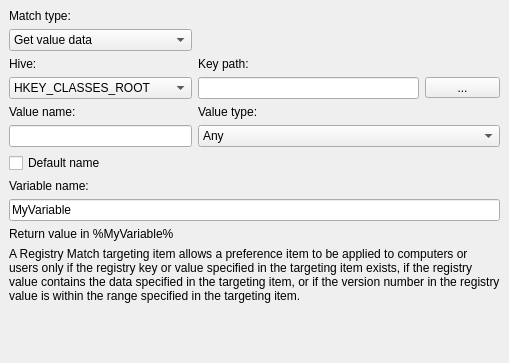
<?xml version="1.0" encoding="UTF-8"?>
<ui version="4.0">
 <class>RegistryMatchWidget</class>
 <widget class="QWidget" name="RegistryMatchWidget">
  <property name="geometry">
   <rect>
    <x>0</x>
    <y>0</y>
    <width>509</width>
    <height>363</height>
   </rect>
  </property>
  <property name="sizePolicy">
   <sizepolicy hsizetype="MinimumExpanding" vsizetype="Preferred">
    <horstretch>0</horstretch>
    <verstretch>0</verstretch>
   </sizepolicy>
  </property>
  <property name="minimumSize">
   <size>
    <width>509</width>
    <height>360</height>
   </size>
  </property>
  <property name="windowTitle">
   <string>Form</string>
  </property>
  <layout class="QGridLayout" name="gridLayout_2">
   <property name="leftMargin">
    <number>0</number>
   </property>
   <property name="topMargin">
    <number>0</number>
   </property>
   <property name="rightMargin">
    <number>0</number>
   </property>
   <property name="bottomMargin">
    <number>0</number>
   </property>
   <item row="0" column="0">
    <widget class="QStackedWidget" name="stackedWidget">
     <property name="minimumSize">
      <size>
       <width>500</width>
       <height>200</height>
      </size>
     </property>
     <property name="currentIndex">
      <number>3</number>
     </property>
     <widget class="QWidget" name="page_1">
      <layout class="QGridLayout" name="gridLayout_3">
       <item row="0" column="0">
        <widget class="QLabel" name="matchLabel_1">
         <property name="sizePolicy">
          <sizepolicy hsizetype="Maximum" vsizetype="Preferred">
           <horstretch>0</horstretch>
           <verstretch>0</verstretch>
          </sizepolicy>
         </property>
         <property name="text">
          <string>Match type:</string>
         </property>
         <property name="buddy">
          <cstring>matchComboBox_2</cstring>
         </property>
        </widget>
       </item>
       <item row="1" column="0">
        <widget class="QComboBox" name="matchComboBox_1">
         <property name="sizePolicy">
          <sizepolicy hsizetype="Fixed" vsizetype="Fixed">
           <horstretch>0</horstretch>
           <verstretch>0</verstretch>
          </sizepolicy>
         </property>
         <property name="minimumSize">
          <size>
           <width>200</width>
           <height>0</height>
          </size>
         </property>
         <property name="currentIndex">
          <number>0</number>
         </property>
         <item>
          <property name="text">
           <string>Key exists</string>
          </property>
         </item>
         <item>
          <property name="text">
           <string>Value exists</string>
          </property>
         </item>
         <item>
          <property name="text">
           <string>Match value data</string>
          </property>
         </item>
         <item>
          <property name="text">
           <string>Get value data</string>
          </property>
         </item>
        </widget>
       </item>
       <item row="2" column="0">
        <widget class="QLabel" name="hiveLabel_1">
         <property name="text">
          <string>Hive:</string>
         </property>
         <property name="buddy">
          <cstring>hiveComboBox_1</cstring>
         </property>
        </widget>
       </item>
       <item row="2" column="1">
        <widget class="QLabel" name="pathLabel_1">
         <property name="text">
          <string>Key path:</string>
         </property>
         <property name="buddy">
          <cstring>pathToolButton_1</cstring>
         </property>
        </widget>
       </item>
       <item row="3" column="0">
        <widget class="QComboBox" name="hiveComboBox_1">
         <property name="minimumSize">
          <size>
           <width>200</width>
           <height>0</height>
          </size>
         </property>
         <item>
          <property name="text">
           <string>HKEY_CLASSES_ROOT</string>
          </property>
         </item>
         <item>
          <property name="text">
           <string>HKEY_CURRENT_USER</string>
          </property>
         </item>
         <item>
          <property name="text">
           <string>HKEY_LOCAL_MACHINE</string>
          </property>
         </item>
         <item>
          <property name="text">
           <string>HKEY_USERS</string>
          </property>
         </item>
         <item>
          <property name="text">
           <string>HKEY_CURRENT_CONFIG</string>
          </property>
         </item>
        </widget>
       </item>
       <item row="3" column="1">
        <widget class="QLineEdit" name="pathLineEdit_1">
         <property name="sizePolicy">
          <sizepolicy hsizetype="Preferred" vsizetype="Fixed">
           <horstretch>0</horstretch>
           <verstretch>0</verstretch>
          </sizepolicy>
         </property>
         <property name="minimumSize">
          <size>
           <width>50</width>
           <height>0</height>
          </size>
         </property>
         <property name="maximumSize">
          <size>
           <width>16777215</width>
           <height>16777215</height>
          </size>
         </property>
         <property name="focusPolicy">
          <enum>Qt::NoFocus</enum>
         </property>
        </widget>
       </item>
       <item row="3" column="2">
        <widget class="QToolButton" name="pathToolButton_1">
         <property name="minimumSize">
          <size>
           <width>75</width>
           <height>0</height>
          </size>
         </property>
         <property name="text">
          <string>...</string>
         </property>
        </widget>
       </item>
       <item row="4" column="0" colspan="3">
        <widget class="QLabel" name="label_1">
         <property name="text">
          <string>A Registry Match targeting item allows a preference item to be applied to computers or users only if the registry key or value specified in the targeting item exists, if the registry value contains the data specified in the targeting item, or if the version number in the registry value is within the range specified in the targeting item.</string>
         </property>
         <property name="wordWrap">
          <bool>true</bool>
         </property>
        </widget>
       </item>
       <item row="5" column="0" colspan="3">
        <spacer name="verticalSpacer_1">
         <property name="orientation">
          <enum>Qt::Vertical</enum>
         </property>
         <property name="sizeHint" stdset="0">
          <size>
           <width>552</width>
           <height>218</height>
          </size>
         </property>
        </spacer>
       </item>
      </layout>
     </widget>
     <widget class="QWidget" name="page_2">
      <layout class="QGridLayout" name="gridLayout">
       <item row="8" column="0" colspan="3">
        <spacer name="verticalSpacer_2">
         <property name="orientation">
          <enum>Qt::Vertical</enum>
         </property>
         <property name="sizeHint" stdset="0">
          <size>
           <width>558</width>
           <height>137</height>
          </size>
         </property>
        </spacer>
       </item>
       <item row="4" column="1">
        <widget class="QLabel" name="valTypeLabel_2">
         <property name="text">
          <string>Value type:</string>
         </property>
         <property name="buddy">
          <cstring>valTypeComboBox_2</cstring>
         </property>
        </widget>
       </item>
       <item row="5" column="1" colspan="2">
        <widget class="QComboBox" name="valTypeComboBox_2">
         <item>
          <property name="text">
           <string>Any</string>
          </property>
         </item>
         <item>
          <property name="text">
           <string>REG_SZ</string>
          </property>
         </item>
         <item>
          <property name="text">
           <string>REG_EXPAND_SZ</string>
          </property>
         </item>
         <item>
          <property name="text">
           <string>REG_MULTI_SZ</string>
          </property>
         </item>
         <item>
          <property name="text">
           <string>REG_DWORD</string>
          </property>
         </item>
         <item>
          <property name="text">
           <string>REG_BINARY</string>
          </property>
         </item>
        </widget>
       </item>
       <item row="3" column="2">
        <widget class="QToolButton" name="pathToolButton_2">
         <property name="minimumSize">
          <size>
           <width>75</width>
           <height>0</height>
          </size>
         </property>
         <property name="text">
          <string>...</string>
         </property>
        </widget>
       </item>
       <item row="7" column="0" colspan="3">
        <widget class="QLabel" name="label_2">
         <property name="text">
          <string>A Registry Match targeting item allows a preference item to be applied to computers or users only if the registry key or value specified in the targeting item exists, if the registry value contains the data specified in the targeting item, or if the version number in the registry value is within the range specified in the targeting item.</string>
         </property>
         <property name="wordWrap">
          <bool>true</bool>
         </property>
        </widget>
       </item>
       <item row="2" column="0">
        <widget class="QLabel" name="hiveLabel_2">
         <property name="text">
          <string>Hive:</string>
         </property>
         <property name="buddy">
          <cstring>hiveComboBox_2</cstring>
         </property>
        </widget>
       </item>
       <item row="0" column="0">
        <widget class="QLabel" name="matchLabel_2">
         <property name="sizePolicy">
          <sizepolicy hsizetype="Maximum" vsizetype="Preferred">
           <horstretch>0</horstretch>
           <verstretch>0</verstretch>
          </sizepolicy>
         </property>
         <property name="text">
          <string>Match type:</string>
         </property>
         <property name="buddy">
          <cstring>matchComboBox_2</cstring>
         </property>
        </widget>
       </item>
       <item row="1" column="0">
        <widget class="QComboBox" name="matchComboBox_2">
         <property name="sizePolicy">
          <sizepolicy hsizetype="Fixed" vsizetype="Fixed">
           <horstretch>0</horstretch>
           <verstretch>0</verstretch>
          </sizepolicy>
         </property>
         <property name="minimumSize">
          <size>
           <width>200</width>
           <height>0</height>
          </size>
         </property>
         <property name="currentIndex">
          <number>1</number>
         </property>
         <item>
          <property name="text">
           <string>Key exists</string>
          </property>
         </item>
         <item>
          <property name="text">
           <string>Value exists</string>
          </property>
         </item>
         <item>
          <property name="text">
           <string>Match value data</string>
          </property>
         </item>
         <item>
          <property name="text">
           <string>Get value data</string>
          </property>
         </item>
        </widget>
       </item>
       <item row="2" column="1">
        <widget class="QLabel" name="pathLabel_2">
         <property name="text">
          <string>Key path:</string>
         </property>
         <property name="buddy">
          <cstring>pathToolButton_2</cstring>
         </property>
        </widget>
       </item>
       <item row="3" column="1">
        <widget class="QLineEdit" name="pathLineEdit_2">
         <property name="sizePolicy">
          <sizepolicy hsizetype="Preferred" vsizetype="Fixed">
           <horstretch>0</horstretch>
           <verstretch>0</verstretch>
          </sizepolicy>
         </property>
         <property name="minimumSize">
          <size>
           <width>50</width>
           <height>0</height>
          </size>
         </property>
         <property name="maximumSize">
          <size>
           <width>16777215</width>
           <height>16777215</height>
          </size>
         </property>
         <property name="focusPolicy">
          <enum>Qt::NoFocus</enum>
         </property>
        </widget>
       </item>
       <item row="4" column="0">
        <widget class="QLabel" name="valNameLabel_2">
         <property name="text">
          <string>Value name:</string>
         </property>
         <property name="buddy">
          <cstring>valNameLineEdit_2</cstring>
         </property>
        </widget>
       </item>
       <item row="5" column="0">
        <widget class="QLineEdit" name="valNameLineEdit_2">
         <property name="sizePolicy">
          <sizepolicy hsizetype="Fixed" vsizetype="Fixed">
           <horstretch>0</horstretch>
           <verstretch>0</verstretch>
          </sizepolicy>
         </property>
         <property name="minimumSize">
          <size>
           <width>200</width>
           <height>0</height>
          </size>
         </property>
        </widget>
       </item>
       <item row="3" column="0">
        <widget class="QComboBox" name="hiveComboBox_2">
         <property name="sizePolicy">
          <sizepolicy hsizetype="Fixed" vsizetype="Fixed">
           <horstretch>0</horstretch>
           <verstretch>0</verstretch>
          </sizepolicy>
         </property>
         <property name="minimumSize">
          <size>
           <width>200</width>
           <height>0</height>
          </size>
         </property>
         <item>
          <property name="text">
           <string>HKEY_CLASSES_ROOT</string>
          </property>
         </item>
         <item>
          <property name="text">
           <string>HKEY_CURRENT_USER</string>
          </property>
         </item>
         <item>
          <property name="text">
           <string>HKEY_LOCAL_MACHINE</string>
          </property>
         </item>
         <item>
          <property name="text">
           <string>HKEY_USERS</string>
          </property>
         </item>
         <item>
          <property name="text">
           <string>HKEY_CURRENT_CONFIG</string>
          </property>
         </item>
        </widget>
       </item>
       <item row="6" column="0">
        <widget class="QCheckBox" name="defaultCheckBox_2">
         <property name="text">
          <string>Default name</string>
         </property>
        </widget>
       </item>
      </layout>
     </widget>
     <widget class="QWidget" name="page_3">
      <layout class="QGridLayout" name="gridLayout_4">
       <item row="4" column="0">
        <widget class="QLabel" name="valNameLabel_3">
         <property name="text">
          <string>Value name:</string>
         </property>
         <property name="buddy">
          <cstring>valNameLineEdit_3</cstring>
         </property>
        </widget>
       </item>
       <item row="5" column="0" colspan="2">
        <widget class="QLineEdit" name="valNameLineEdit_3">
         <property name="sizePolicy">
          <sizepolicy hsizetype="Preferred" vsizetype="Fixed">
           <horstretch>0</horstretch>
           <verstretch>0</verstretch>
          </sizepolicy>
         </property>
         <property name="minimumSize">
          <size>
           <width>75</width>
           <height>0</height>
          </size>
         </property>
        </widget>
       </item>
       <item row="2" column="2">
        <widget class="QLabel" name="pathLabel_3">
         <property name="text">
          <string>Key path:</string>
         </property>
         <property name="buddy">
          <cstring>pathLineEdit_3</cstring>
         </property>
        </widget>
       </item>
       <item row="2" column="0">
        <widget class="QLabel" name="hiveLabel_3">
         <property name="text">
          <string>Hive:</string>
         </property>
         <property name="buddy">
          <cstring>hiveComboBox_3</cstring>
         </property>
        </widget>
       </item>
       <item row="3" column="2" colspan="2">
        <widget class="QLineEdit" name="pathLineEdit_3">
         <property name="sizePolicy">
          <sizepolicy hsizetype="Preferred" vsizetype="Fixed">
           <horstretch>0</horstretch>
           <verstretch>0</verstretch>
          </sizepolicy>
         </property>
         <property name="minimumSize">
          <size>
           <width>75</width>
           <height>0</height>
          </size>
         </property>
         <property name="maximumSize">
          <size>
           <width>16777215</width>
           <height>16777215</height>
          </size>
         </property>
         <property name="focusPolicy">
          <enum>Qt::StrongFocus</enum>
         </property>
        </widget>
       </item>
       <item row="5" column="2" colspan="3">
        <widget class="QComboBox" name="valTypeComboBox_3">
         <item>
          <property name="text">
           <string>Any</string>
          </property>
         </item>
         <item>
          <property name="text">
           <string>REG_SZ</string>
          </property>
         </item>
         <item>
          <property name="text">
           <string>REG_EXPAND_SZ</string>
          </property>
         </item>
         <item>
          <property name="text">
           <string>REG_MULTI_SZ</string>
          </property>
         </item>
         <item>
          <property name="text">
           <string>REG_DWORD</string>
          </property>
         </item>
         <item>
          <property name="text">
           <string>REG_BINARY</string>
          </property>
         </item>
        </widget>
       </item>
       <item row="3" column="4">
        <widget class="QToolButton" name="pathToolButton_3">
         <property name="sizePolicy">
          <sizepolicy hsizetype="Preferred" vsizetype="Fixed">
           <horstretch>0</horstretch>
           <verstretch>0</verstretch>
          </sizepolicy>
         </property>
         <property name="minimumSize">
          <size>
           <width>25</width>
           <height>0</height>
          </size>
         </property>
         <property name="maximumSize">
          <size>
           <width>75</width>
           <height>16777215</height>
          </size>
         </property>
         <property name="text">
          <string>...</string>
         </property>
        </widget>
       </item>
       <item row="4" column="2">
        <widget class="QLabel" name="valTypeLabel_3">
         <property name="text">
          <string>Value type:</string>
         </property>
         <property name="buddy">
          <cstring>valTypeComboBox_3</cstring>
         </property>
        </widget>
       </item>
       <item row="1" column="0" colspan="2">
        <widget class="QComboBox" name="matchComboBox_3">
         <property name="sizePolicy">
          <sizepolicy hsizetype="Preferred" vsizetype="Fixed">
           <horstretch>0</horstretch>
           <verstretch>0</verstretch>
          </sizepolicy>
         </property>
         <property name="minimumSize">
          <size>
           <width>75</width>
           <height>0</height>
          </size>
         </property>
         <property name="currentIndex">
          <number>2</number>
         </property>
         <item>
          <property name="text">
           <string>Key exists</string>
          </property>
         </item>
         <item>
          <property name="text">
           <string>Value exists</string>
          </property>
         </item>
         <item>
          <property name="text">
           <string>Match value data</string>
          </property>
         </item>
         <item>
          <property name="text">
           <string>Get value data</string>
          </property>
         </item>
        </widget>
       </item>
       <item row="3" column="0" colspan="2">
        <widget class="QComboBox" name="hiveComboBox_3">
         <property name="sizePolicy">
          <sizepolicy hsizetype="Preferred" vsizetype="Fixed">
           <horstretch>0</horstretch>
           <verstretch>0</verstretch>
          </sizepolicy>
         </property>
         <property name="minimumSize">
          <size>
           <width>75</width>
           <height>0</height>
          </size>
         </property>
         <item>
          <property name="text">
           <string>HKEY_CLASSES_ROOT</string>
          </property>
         </item>
         <item>
          <property name="text">
           <string>HKEY_CURRENT_USER</string>
          </property>
         </item>
         <item>
          <property name="text">
           <string>HKEY_LOCAL_MACHINE</string>
          </property>
         </item>
         <item>
          <property name="text">
           <string>HKEY_USERS</string>
          </property>
         </item>
         <item>
          <property name="text">
           <string>HKEY_CURRENT_CONFIG</string>
          </property>
         </item>
        </widget>
       </item>
       <item row="7" column="0">
        <widget class="QLabel" name="valDataLabel_3">
         <property name="text">
          <string>Value data:</string>
         </property>
         <property name="buddy">
          <cstring>valDataLineEdit_3</cstring>
         </property>
        </widget>
       </item>
       <item row="9" column="0" colspan="5">
        <widget class="QLabel" name="label_3">
         <property name="text">
          <string>A Registry Match targeting item allows a preference item to be applied to computers or users only if the registry key or value specified in the targeting item exists, if the registry value contains the data specified in the targeting item, or if the version number in the registry value is within the range specified in the targeting item.</string>
         </property>
         <property name="wordWrap">
          <bool>true</bool>
         </property>
        </widget>
       </item>
       <item row="10" column="0" colspan="5">
        <spacer name="verticalSpacer_3">
         <property name="orientation">
          <enum>Qt::Vertical</enum>
         </property>
         <property name="sizeHint" stdset="0">
          <size>
           <width>487</width>
           <height>26</height>
          </size>
         </property>
        </spacer>
       </item>
       <item row="0" column="0">
        <widget class="QLabel" name="matchLabel_3">
         <property name="sizePolicy">
          <sizepolicy hsizetype="Maximum" vsizetype="Preferred">
           <horstretch>0</horstretch>
           <verstretch>0</verstretch>
          </sizepolicy>
         </property>
         <property name="text">
          <string>Match type:</string>
         </property>
         <property name="buddy">
          <cstring>matchComboBox_2</cstring>
         </property>
        </widget>
       </item>
       <item row="0" column="2" colspan="3">
        <widget class="QLabel" name="dataMatchLabel_3">
         <property name="text">
          <string>Value data match type:</string>
         </property>
         <property name="buddy">
          <cstring>dataMatchComboBox_3</cstring>
         </property>
        </widget>
       </item>
       <item row="6" column="0" colspan="2">
        <widget class="QCheckBox" name="defaultCheckBox_3">
         <property name="text">
          <string>Default name</string>
         </property>
        </widget>
       </item>
       <item row="1" column="2" colspan="3">
        <widget class="QComboBox" name="dataMatchComboBox_3">
         <property name="minimumSize">
          <size>
           <width>75</width>
           <height>0</height>
          </size>
         </property>
         <item>
          <property name="text">
           <string>Any</string>
          </property>
         </item>
         <item>
          <property name="text">
           <string>Substring match</string>
          </property>
         </item>
         <item>
          <property name="text">
           <string>Version match</string>
          </property>
         </item>
        </widget>
       </item>
       <item row="8" column="0" colspan="5">
        <widget class="QLineEdit" name="valDataLineEdit_3"/>
       </item>
      </layout>
     </widget>
     <widget class="QWidget" name="page_4">
      <layout class="QGridLayout" name="gridLayout_5">
       <item row="4" column="0">
        <widget class="QLabel" name="valNameLabel_4">
         <property name="text">
          <string>Value name:</string>
         </property>
         <property name="buddy">
          <cstring>valNameLineEdit_4</cstring>
         </property>
        </widget>
       </item>
       <item row="7" column="0">
        <widget class="QLabel" name="varNameLabel_4">
         <property name="text">
          <string>Variable name:</string>
         </property>
         <property name="buddy">
          <cstring>varNameLineEdit_4</cstring>
         </property>
        </widget>
       </item>
       <item row="8" column="0" colspan="3">
        <widget class="QLineEdit" name="varNameLineEdit_4">
         <property name="text">
          <string>MyVariable</string>
         </property>
        </widget>
       </item>
       <item row="3" column="0">
        <widget class="QComboBox" name="hiveComboBox_4">
         <property name="sizePolicy">
          <sizepolicy hsizetype="Preferred" vsizetype="Fixed">
           <horstretch>0</horstretch>
           <verstretch>0</verstretch>
          </sizepolicy>
         </property>
         <property name="minimumSize">
          <size>
           <width>75</width>
           <height>0</height>
          </size>
         </property>
         <item>
          <property name="text">
           <string>HKEY_CLASSES_ROOT</string>
          </property>
         </item>
         <item>
          <property name="text">
           <string>HKEY_CURRENT_USER</string>
          </property>
         </item>
         <item>
          <property name="text">
           <string>HKEY_LOCAL_MACHINE</string>
          </property>
         </item>
         <item>
          <property name="text">
           <string>HKEY_USERS</string>
          </property>
         </item>
         <item>
          <property name="text">
           <string>HKEY_CURRENT_CONFIG</string>
          </property>
         </item>
        </widget>
       </item>
       <item row="1" column="0">
        <widget class="QComboBox" name="matchComboBox_4">
         <property name="sizePolicy">
          <sizepolicy hsizetype="Preferred" vsizetype="Fixed">
           <horstretch>0</horstretch>
           <verstretch>0</verstretch>
          </sizepolicy>
         </property>
         <property name="minimumSize">
          <size>
           <width>75</width>
           <height>0</height>
          </size>
         </property>
         <property name="currentIndex">
          <number>3</number>
         </property>
         <item>
          <property name="text">
           <string>Key exists</string>
          </property>
         </item>
         <item>
          <property name="text">
           <string>Value exists</string>
          </property>
         </item>
         <item>
          <property name="text">
           <string>Match value data</string>
          </property>
         </item>
         <item>
          <property name="text">
           <string>Get value data</string>
          </property>
         </item>
        </widget>
       </item>
       <item row="2" column="1">
        <widget class="QLabel" name="pathLabel_4">
         <property name="text">
          <string>Key path:</string>
         </property>
         <property name="buddy">
          <cstring>pathLineEdit_4</cstring>
         </property>
        </widget>
       </item>
       <item row="3" column="1">
        <widget class="QLineEdit" name="pathLineEdit_4">
         <property name="sizePolicy">
          <sizepolicy hsizetype="Preferred" vsizetype="Fixed">
           <horstretch>0</horstretch>
           <verstretch>0</verstretch>
          </sizepolicy>
         </property>
         <property name="minimumSize">
          <size>
           <width>75</width>
           <height>0</height>
          </size>
         </property>
         <property name="maximumSize">
          <size>
           <width>16777215</width>
           <height>16777215</height>
          </size>
         </property>
         <property name="focusPolicy">
          <enum>Qt::StrongFocus</enum>
         </property>
        </widget>
       </item>
       <item row="4" column="1">
        <widget class="QLabel" name="valTypeLabel_4">
         <property name="text">
          <string>Value type:</string>
         </property>
         <property name="buddy">
          <cstring>valTypeComboBox_4</cstring>
         </property>
        </widget>
       </item>
       <item row="11" column="0" colspan="3">
        <spacer name="verticalSpacer_4">
         <property name="orientation">
          <enum>Qt::Vertical</enum>
         </property>
         <property name="sizeHint" stdset="0">
          <size>
           <width>487</width>
           <height>3</height>
          </size>
         </property>
        </spacer>
       </item>
       <item row="5" column="0">
        <widget class="QLineEdit" name="valNameLineEdit_4">
         <property name="sizePolicy">
          <sizepolicy hsizetype="Preferred" vsizetype="Fixed">
           <horstretch>0</horstretch>
           <verstretch>0</verstretch>
          </sizepolicy>
         </property>
         <property name="minimumSize">
          <size>
           <width>75</width>
           <height>0</height>
          </size>
         </property>
        </widget>
       </item>
       <item row="0" column="0">
        <widget class="QLabel" name="matchLabel_4">
         <property name="sizePolicy">
          <sizepolicy hsizetype="Maximum" vsizetype="Preferred">
           <horstretch>0</horstretch>
           <verstretch>0</verstretch>
          </sizepolicy>
         </property>
         <property name="text">
          <string>Match type:</string>
         </property>
         <property name="buddy">
          <cstring>matchComboBox_2</cstring>
         </property>
        </widget>
       </item>
       <item row="6" column="0">
        <widget class="QCheckBox" name="defaultCheckBox_4">
         <property name="text">
          <string>Default name</string>
         </property>
        </widget>
       </item>
       <item row="3" column="2">
        <widget class="QToolButton" name="pathToolButton_4">
         <property name="sizePolicy">
          <sizepolicy hsizetype="Preferred" vsizetype="Fixed">
           <horstretch>0</horstretch>
           <verstretch>0</verstretch>
          </sizepolicy>
         </property>
         <property name="minimumSize">
          <size>
           <width>25</width>
           <height>0</height>
          </size>
         </property>
         <property name="maximumSize">
          <size>
           <width>75</width>
           <height>16777215</height>
          </size>
         </property>
         <property name="text">
          <string>...</string>
         </property>
        </widget>
       </item>
       <item row="10" column="0" colspan="3">
        <widget class="QLabel" name="label_4">
         <property name="text">
          <string>A Registry Match targeting item allows a preference item to be applied to computers or users only if the registry key or value specified in the targeting item exists, if the registry value contains the data specified in the targeting item, or if the version number in the registry value is within the range specified in the targeting item.</string>
         </property>
         <property name="wordWrap">
          <bool>true</bool>
         </property>
        </widget>
       </item>
       <item row="5" column="1" colspan="2">
        <widget class="QComboBox" name="valTypeComboBox_4">
         <item>
          <property name="text">
           <string>Any</string>
          </property>
         </item>
         <item>
          <property name="text">
           <string>REG_SZ</string>
          </property>
         </item>
         <item>
          <property name="text">
           <string>REG_EXPAND_SZ</string>
          </property>
         </item>
         <item>
          <property name="text">
           <string>REG_MULTI_SZ</string>
          </property>
         </item>
         <item>
          <property name="text">
           <string>REG_DWORD</string>
          </property>
         </item>
         <item>
          <property name="text">
           <string>REG_BINARY</string>
          </property>
         </item>
        </widget>
       </item>
       <item row="2" column="0">
        <widget class="QLabel" name="hiveLabel_4">
         <property name="text">
          <string>Hive:</string>
         </property>
         <property name="buddy">
          <cstring>hiveComboBox_4</cstring>
         </property>
        </widget>
       </item>
       <item row="9" column="0">
        <widget class="QLabel" name="returnLabel_4">
         <property name="text">
          <string>Return value in %MyVariable%</string>
         </property>
        </widget>
       </item>
      </layout>
     </widget>
    </widget>
   </item>
  </layout>
 </widget>
 <tabstops>
  <tabstop>matchComboBox_2</tabstop>
  <tabstop>hiveComboBox_2</tabstop>
  <tabstop>pathToolButton_2</tabstop>
  <tabstop>valNameLineEdit_2</tabstop>
  <tabstop>valTypeComboBox_2</tabstop>
  <tabstop>defaultCheckBox_2</tabstop>
  <tabstop>matchComboBox_3</tabstop>
  <tabstop>dataMatchComboBox_3</tabstop>
  <tabstop>hiveComboBox_3</tabstop>
  <tabstop>pathLineEdit_3</tabstop>
  <tabstop>pathToolButton_3</tabstop>
  <tabstop>valNameLineEdit_3</tabstop>
  <tabstop>valTypeComboBox_3</tabstop>
  <tabstop>defaultCheckBox_3</tabstop>
  <tabstop>valDataLineEdit_3</tabstop>
  <tabstop>matchComboBox_4</tabstop>
  <tabstop>hiveComboBox_4</tabstop>
  <tabstop>pathLineEdit_4</tabstop>
  <tabstop>pathToolButton_4</tabstop>
  <tabstop>valNameLineEdit_4</tabstop>
  <tabstop>valTypeComboBox_4</tabstop>
  <tabstop>defaultCheckBox_4</tabstop>
  <tabstop>varNameLineEdit_4</tabstop>
  <tabstop>matchComboBox_1</tabstop>
  <tabstop>hiveComboBox_1</tabstop>
  <tabstop>pathToolButton_1</tabstop>
 </tabstops>
 <resources/>
 <connections/>
</ui>
